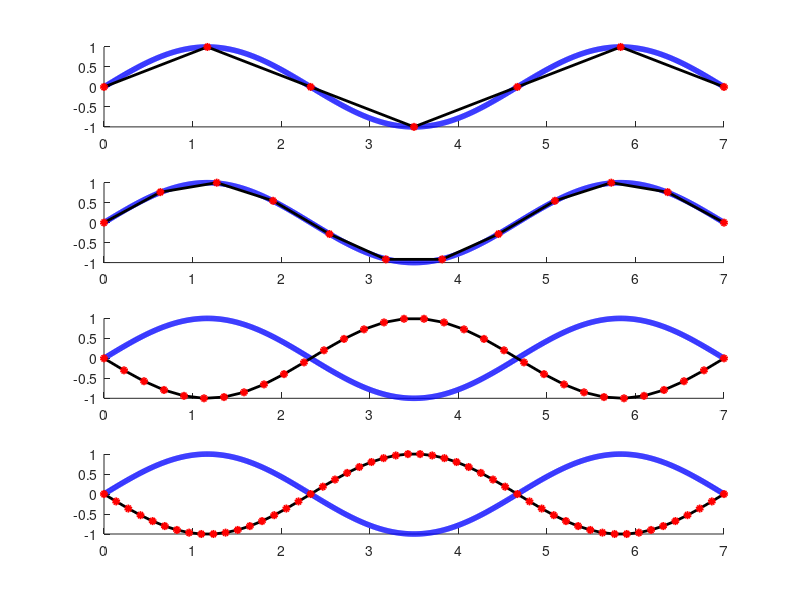
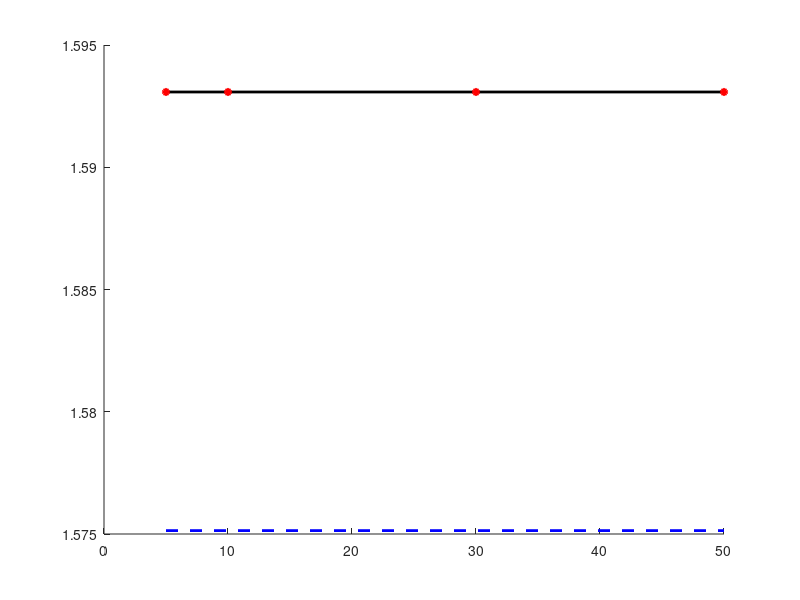

Write MATLAB code to recreate these figures, in order.
function main2()
    % experiment01();
    % experiment02();
    % experiment03();
    experiment04();
end

function experiment01()

    %generate the struct
    string_params = struct();

    n = 5;
    mode_index = 4; % control mode of string movement

    string_params.n = n; % # of masses
    string_params.M = 10; % total masses on string
    string_params.Tf = 2; % tension in string
    string_params.L = 7; % length of string
    string_params.c = 0.0001; % damping coeff
    string_params.dx = string_params.L/(n+1); % horizontal spacing between masses

    [M_mat,K_mat] = construct_2nd_order_matrices(string_params);

    %Use MATLAB to solve the generalized eigenvalue problem
    [Ur_mat,lambda_mat] = eig(K_mat,M_mat);

    mode_shape_LA = Ur_mat(:,mode_index);

    omega_n = sqrt(-lambda_mat(mode_index, mode_index));

    omega = omega_n; 
    A = 3; %amplitude

    Uf_func = @(t_in) A*sin(omega*t_in);
    dUfdt_func = @(t_in) -omega*A*cos(omega*t_in);
    string_params.Uf_func = Uf_func; % function of motion of string
    string_params.dUfdt_func = dUfdt_func; % time derivative
    string_params.Uf_amplitude = A;

    % Initial conditions
    U0 = zeros(n,1);
    dUdt0 = zeros(n,1);

    V0 = [U0;dUdt0];

    tlist = linspace(0,20*(2*pi)/omega,5000+1);

    my_rate_func = @(t_in, V_in) string_rate_func02(t_in, V_in, string_params);

    [tlist,Vresult] = ode45(my_rate_func, tlist, V0);

    animate_spring_with_mode_shape(tlist, Vresult, string_params, mode_shape_LA);

end

function experiment02()

    %generate the struct
    string_params = struct();

    n = 200;

    string_params.n = n; % # of masses
    string_params.M = 10; % total masses on string
    string_params.Tf = 2; % tension in string
    string_params.L = 7; % length of string
    string_params.c = 0.0001; % damping coeff
    string_params.dx = string_params.L/(n+1); % horizontal spacing between masses

    Uf_func = @(t_in) A*sin(omega*t_in);
    dUfdt_func = @(t_in) -omega*A*cos(omega*t_in);
    string_params.Uf_func = @(t_in) 0; %motion of string
    string_params.dUfdt_func = @(t_in) 0; % time derivative
    string_params.Uf_amplitude = 0;

    % Initial conditions
    rho = string_params.M/string_params.L;
    c = sqrt(string_params.Tf/rho);

    x_list = linspace(0,string_params.L,n+2)';
    x_list = x_list(2:end-1);

    w_pulse = string_params.L/5;
    h_pulse = 7;

    x_shift = 0;
    % w_pulse*3;

    U0 = b_spline_pulse(x_list-x_shift,w_pulse,h_pulse);
    dUdt0 = -c * b_spline_pulse_derivative(x_list-x_shift,w_pulse,h_pulse);

    figure(1);
    hold on
    plot(x_list,U0, 'o-', 'color', 'r');
    plot(x_list,dUdt0, 'o-','color','b');

    figure(2);

        
    V0 = [U0;dUdt0];

    tlist = linspace(0,6*string_params.L/c,10000+1);

    my_rate_func = @(t_in, V_in) string_rate_func02(t_in, V_in, string_params);

    [tlist,Vresult] = ode45(my_rate_func, tlist, V0);

    animate_spring_travelling_wave(tlist, Vresult, string_params, x_shift+w_pulse/2, c);

end

function experiment03()

    %generate the struct
    string_params = struct();

    n = 200;
    mode_index = 10; % control mode of string movement

    string_params.n = n; % # of masses
    string_params.M = 10; % total masses on string
    string_params.Tf = 2; % tension in string
    string_params.L = 7; % length of string
    string_params.c = 0.0001; % damping coeff
    string_params.dx = string_params.L/(n+1); % horizontal spacing between masses

    rho = string_params.M/string_params.L;
    c = sqrt(string_params.Tf/rho);

    omega_n_spatial = pi * mode_index / string_params.L;
    omega_n = c * omega_n_spatial;

    x_list = linspace(0,string_params.L,n+2)';
    x_list = x_list(2:end-1);

    mode_shape_WA = sin(omega_n_spatial * x_list);

    omega = omega_n; 
    A = 3; %amplitude

    Uf_func = @(t_in) A*sin(omega*t_in);
    dUfdt_func = @(t_in) -omega*A*cos(omega*t_in);
    string_params.Uf_func = Uf_func; % function of motion of string
    string_params.dUfdt_func = dUfdt_func; % time derivative
    string_params.Uf_amplitude = A;

    % Initial conditions

    U0 = zeros(n,1);
    dUdt0 = zeros(n,1);

    V0 = [U0;dUdt0];

    tlist = linspace(0,20*(2*pi)/omega,2000+1);

    my_rate_func = @(t_in, V_in) string_rate_func02(t_in, V_in, string_params);

    [tlist,Vresult] = ode45(my_rate_func, tlist, V0);

    animate_spring_with_mode_shape(tlist, Vresult, string_params, mode_shape_WA);

end

function experiment04()

    %generate the struct
    string_params = struct();

    mode_index = 3; % control mode of string movement

    string_params.M = 10; % total masses on string
    string_params.Tf = 2; % tension in string
    string_params.L = 7; % length of string
    string_params.c = 0.0001; % damping coeff

    rho = string_params.M/string_params.L;
    c = sqrt(string_params.Tf/rho);

    omega_n_spatial = pi * mode_index / string_params.L;
    omega_n = c * omega_n_spatial;

    x_list_continuous = linspace(0, string_params.L,1000);
    mode_shape_WA = sin(omega_n_spatial * x_list_continuous);

    n_list = [5,10,30,50];

    omega_list = [];

    figure(1);

    for k = 1:length(n_list)
        n = n_list(k);

        string_params.n = n; % # of masses
        string_params.dx = string_params.L/(n+1); % horizontal spacing between masses
    
        [M_mat,K_mat] = construct_2nd_order_matrices(string_params);
    
        % Use MATLAB to solve the generalized eigenvalue problem
        [Ur_mat,lambda_mat] = eig(K_mat,M_mat);
    
        mode_shape_LA = [0;Ur_mat(:,n+1-mode_index);0];
        mode_shape_LA = mode_shape_LA/max(abs(mode_shape_LA));
    
        omega_n_WE = sqrt(-lambda_mat(n+1-mode_index, n+1-mode_index));

        omega_list(end+1) = omega_n;
   
        x_list = linspace(0,string_params.L,n+2)';

        subplot(length(n_list),1,k)
        hold on
        plot(x_list_continuous,mode_shape_WA,'b', 'LineWidth',4);
        plot(x_list, mode_shape_LA,'o-', 'color', 'k', 'LineWidth', 2, 'MarkerFaceColor','r', 'MarkerEdgeColor','r', 'markersize', 4);
    end

    figure(2);
    hold on
    plot(n_list, omega_list, 'o-', 'color', 'k', 'LineWidth', 2, 'MarkerFaceColor','r', 'MarkerEdgeColor','r', 'markersize', 4);
    plot(n_list, ones(length(n_list),1)*omega_n_WE, 'b--', 'linewidth', 2);

end

%b-spline pulse function
%INPUTS:
%t: current time
%w: width of pulse (starts at t=0, ends at t=h)
%h: height of pulse
%OUTPUTS:
%res: pulse evaluated at t
function res = b_spline_pulse(t,w,h)
    t = 4*t/w;
    b3 = (0<=t).*(t<1).*(t.^3)/4;
    t = t-1;
    b2 = (0<=t).*(t<1).*(-3*t.^3+3*t.^2+3*t+1)/4;
    t = t-1;
    b1 = (0<=t).*(t<1).*(3*t.^3-6*t.^2+4)/4;
    t = t-1;
    b0 = (0<=t).*(t<1).*(-t.^3+3*t.^2-3*t+1)/4;
    res = h*(b0+b1+b2+b3);

end
%b-spline pulse function (derivative)
%INPUTS:
%t: current time
%w: width of pulse (starts at t=0, ends at t=h)
%h: height of pulse
%OUTPUTS:
%res: derivative of pulse evaluated at t
function res = b_spline_pulse_derivative(t,w,h)
    t = 4*t/w;
    b3 = (0<=t).*(t<1).*(3*t.^2)/4;
    t = t-1;
    b2 = (0<=t).*(t<1).*(-9*t.^2+6*t+3)/4;
    t = t-1;
    b1 = (0<=t).*(t<1).*(9*t.^2-12*t)/4;
    t = t-1;
    b0 = (0<=t).*(t<1).*(-3*t.^2+6*t-3)/4;
    res = (4*h/w)*(b0+b1+b2+b3);
end

%triangle pulse function
%INPUTS:
%t: current time
%w: width of pulse (starts at t=0, ends at t=w)
%h: height of pulse
%OUTPUTS:
%res: pulse evaluated at t
function res = triangle_pulse(t,w,h)
    t = t*(2/w);
    res = 1-min(1*abs(t-1),1);
    res = h*res;
end 

%triangle pulse function (derivative)
%INPUTS:
%t: current time
%w: width of pulse (starts at t=0, ends at t=w)
%h: height of pulse
%OUTPUTS:
%res: derivative of pulse evaluated at t
function res = triangle_pulse_derivative(t,w,h)
    t = t*(2/w);
    res = -sign(t-1).*(abs(t-1)<1);
    res = (2*h/w)*res;
end

function animate_spring_travelling_wave(tlist, Vresult, string_params, x_centroid0, c)
    
    n = string_params.n;
    L = string_params.L;

    x_list = linspace(0,L,n+2);

    maxU = max(max(Vresult(:,1:n)));
    minU = min(min(Vresult(:,1:n)));

    h = max([abs(maxU), abs(minU),string_params.Uf_amplitude]);

    axis([0,L, -1.1*h,1.1*h]);
    hold on

    string_plot = plot(0,0, 'o-', 'color', 'k', 'LineWidth', 2, 'MarkerFaceColor','r', 'MarkerEdgeColor','r', 'markersize', 4);

    centroid_plot = plot(0,0, 'b','linewidth',2);

    % mode_shape_plot = plot (0,0, 'o-', 'color', 'b', 'LineWidth', 2, 'MarkerFaceColor','k', 'MarkerEdgeColor','k', 'markersize', 4);
    % 
    % mode_shape_padded = [0;mode_shape_LA;0];

    % scale_factor = max(abs(maxU),abs(minU))/max(abs(mode_shape_padded));
    % mode_shape_padded = mode_shape_padded * scale_factor;
    % set(mode_shape_plot, 'xdata', x_list, 'ydata', mode_shape_padded);

    xlabel('x');
    ylabel('U(t,x)');
    title('Plot of vibrating string');

    for k = 1:length(tlist)

        t = tlist(k);
        U = Vresult(k,1:n);
        Uf = string_params.Uf_func(t);

        U_padded = [0, U, Uf];
        U_padded = real(U_padded);

        %short blurb showing how to find x-coord of tracking line
        %x = x-coord of tracking line, t = current time
        %c = wave speed, w = pulse width (in time), L = string length
        x_centroid = c*t+x_centroid0;
        x_centroid = mod(x_centroid,2*L);

        if x_centroid > L
            x_centroid = 2*L - x_centroid;
        end

        set(centroid_plot, 'xdata', [x_centroid,x_centroid],'ydata',[-1.1*h,1.1*h]);
        set(string_plot, 'xdata', x_list, 'ydata', U_padded);

        drawnow;
    end

end

function animate_spring_with_mode_shape(tlist, Vresult, string_params, mode_shape_LA)
    
    n = string_params.n;
    L = string_params.L;

    x_list = linspace(0,L,n+2);

    maxU = max(max(Vresult(:,1:n)));
    minU = min(min(Vresult(:,1:n)));

    h = max([abs(maxU), abs(minU),string_params.Uf_amplitude]);

    axis([0,L, -1.1*h,1.1*h]);
    hold on

    string_plot = plot (0,0, 'o-', 'color', 'k', 'LineWidth', 2, 'MarkerFaceColor','r', 'MarkerEdgeColor','r', 'markersize', 4);

    mode_shape_plot = plot (0,0, 'o-', 'color', 'b', 'LineWidth', 2, 'MarkerFaceColor','k', 'MarkerEdgeColor','k', 'markersize', 4);

    mode_shape_padded = [0;mode_shape_LA;0];

    scale_factor = max(abs(maxU),abs(minU))/max(abs(mode_shape_padded));
    mode_shape_padded = mode_shape_padded * scale_factor;
    set(mode_shape_plot, 'xdata', x_list, 'ydata', mode_shape_padded);

    xlabel('x');
    ylabel('U(t,x)');
    title('Plot of vibrating string');

    for k = 1:length(tlist)

        t = tlist(k);
        U = Vresult(k,1:n);
        Uf = string_params.Uf_func(t);

        U_padded = [0, U, Uf];
        U_padded = real(U_padded);

        set(string_plot, 'xdata', x_list, 'ydata', U_padded);
        drawnow;
    end

end

%build the mass and stiffness matrices that describe the 2nd order system.
%INPUTS
%string_params: a struct containing the system parameters describing the string
% string_params.n: number of masses
% string_params.M: total mass attached to the string
% string_params.Uf_func: function describing motion of end point
% string_params.dUfdt_func: time derivative of Uf
% string_params.Tf: %tension in string
% string_params.L: %length of string
% string_params.c: %damping coefficient
% string_params.dx: %horizontal spacing between masses
%OUTPUTS
%M_mat: the n x n mass (inertia) matrix
%K_mat: the n x n stiffness matrix
function [M_mat,K_mat] = construct_2nd_order_matrices(string_params)

    Tf = string_params.Tf; %tension in string
    dx = string_params.dx; %horizontal spacing between masses
    n = string_params.n; %number of masses
    M = string_params.M; %total mass attached to the string
    
    %construct discrete laplacian matrix
    I_n = eye(n);
    M_left = circshift(I_n,[0,-1]);
    M_right = circshift(I_n,[0,1]);
    my_Laplacian = M_left - 2 * I_n + M_right;

    my_Laplacian(1,n) = 0;
    my_Laplacian(n,1) = 0;

    K_mat = (Tf/dx) * my_Laplacian;
    M_mat = (M/n) * I_n;
end

%INPUTS
%t: current time
%V: system state. V = [U;dUdt] where
% U and dUdt are n x 1 column vectors
%string_params: a struct containing the system parameters describing the string
% string_params.n: number of masses
% string_params.M: total mass attached to the string
% string_params.Uf_func: function describing motion of end point
% string_params.dUfdt_func: time derivative of Uf
% string_params.Tf: %tension in string
% string_params.L: %length of string
% string_params.c: %damping coefficient
% string_params.dx: %horizontal spacing between masses
function dVdt = string_rate_func02(t,V,string_params)

    n = string_params.n; %number of masses
    M = string_params.M; %total mass attached to the string
    Uf_func = string_params.Uf_func; %function describing motion of end point
    dUfdt_func = string_params.dUfdt_func; %time derivative of Uf

    Tf = string_params.Tf; %tension in string
    L = string_params.L; %length of string
    c = string_params.c; %damping coefficient
    dx = string_params.dx; %horizontal spacing between masses

    %unpack state variable
    U = V(1:n);
    dUdt = V((n+1):(2*n));
    Uf = Uf_func(t);
    dUfdt = dUfdt_func(t);

    U_left = [0;U(1:end-1)];
    U_right = [U(2:end);Uf];

    dUdt_left = [0;dUdt(1:end-1)];
    dUdt_right = [dUdt(2:end);dUfdt];

    term1 = (Tf/dx)*(U_left-2*U+U_right);
    term2 = (c/dx)*(dUdt_left-2*dUdt+dUdt_right);

    %compute acceleration
    d2Udt2 = (term1+term2)/(M/n); 
   
    dVdt = [dUdt;d2Udt2];
end





